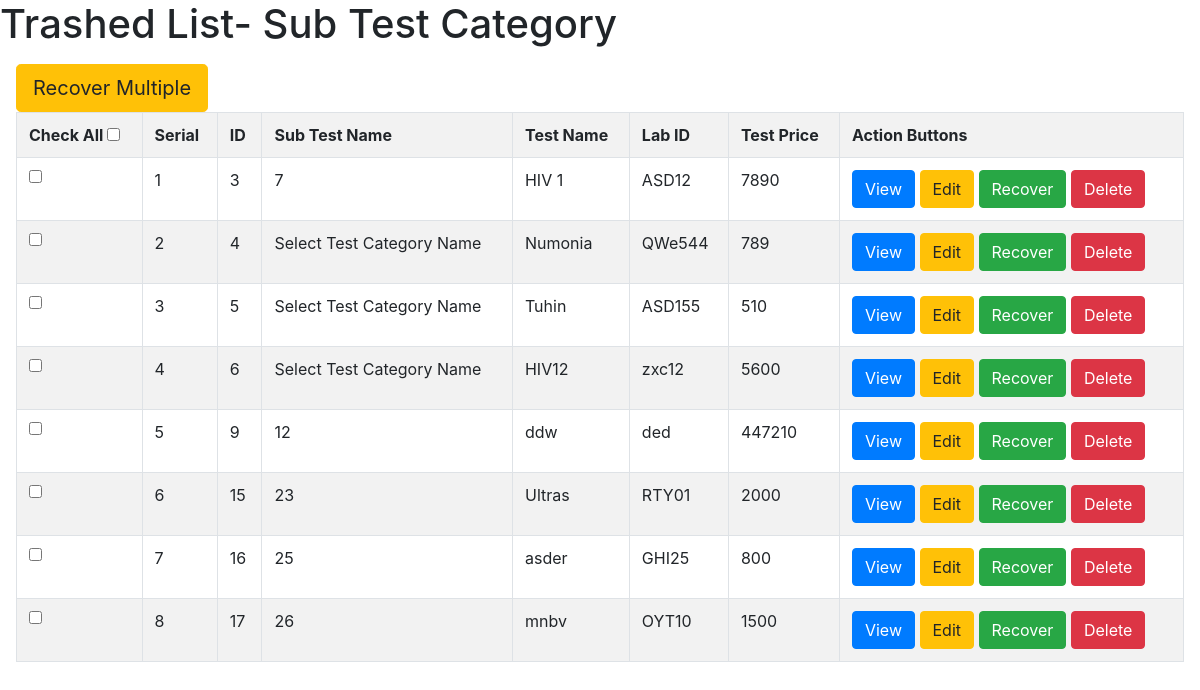
The app's page /views/SubTestCategory/trashed.php with its own data.
### tables this page shows
CREATE TABLE `sub_test_category` (
  `id` int(100) NOT NULL,
  `category_id` varchar(100) NOT NULL,
  `test_name` varchar(100) NOT NULL,
  `lab_id` varchar(100) NOT NULL,
  `test_price` float NOT NULL,
  `is_trashed` varchar(100) NOT NULL DEFAULT 'No'
);

### src/Model/Database.php (called while the page is built, shortened)
<?php
class Database
{
    public function __construct()
    {
        try {
            $this->DBH = $DBH = new  PDO("mysql:host=localhost;dbname=diagonstic", "root", "");
        }
        catch (PDOException $error){
            echo  $error->getMessage();
        }
    }
}

### src/SubTestCategory/SubTestCategory.php (called while the page is built, shortened)
<?php
class SubTestCategory extends Database
{
    public function trashed(){
        $sqlQuery= "Select * from sub_test_category where is_trashed<>'No'";
        $STH=$this->DBH->query($sqlQuery);
        $STH->setFetchMode(PDO::FETCH_OBJ);
        $allData= $STH->fetchAll();
        return $allData;
    }
}

### views/SubTestCategory/trashed.php (the view, shortened to what this page needs)
<?php
$obj = new \App\SubTestCategory\SubTestCategory();
$allData=$obj->trashed();
?>
<head>
    <link rel="stylesheet" href="../../resource/bootstrap/css/bootstrap.min.css">
    <link rel="stylesheet" href="../../resource/bootstrap/js/bootstrap.min.js">
</head>
<body>
<h1>Trashed List- Sub Test Category</h1>
<form id="selectionForm" action="recover_multiple.php" method="post">
    <div class="nav navbar">
        <input class="btn btn-warning btn-lg" type="button" id="recoverMultiple" value="Recover Multiple">
<table class="table table-bordered table-striped">
    <tr>
        <th>Check All <input type='checkbox' id='select_all' name='select_all'></th>
        <th>Serial</th>
        <th>ID</th>
        <th>Sub Test Name</th>
        <th>Test Name</th>
        <th>Lab ID</th>
        <th>Test Price</th>
        <th>Action Buttons</th>
    </tr>
    <?php
    $serial= 1;
    foreach ($allData as $record) {
        echo "
        <tr>
            <td><input type='checkbox' class='checkbox' name='multiple[]' value='$record->id'> </td>
            <td>$serial</td>
            <td>$record->id</td>
            <td>$record->category_id</td>
            <td>$record->test_name</td>
            <td>$record->lab_id</td>
            <td>$record->test_price</td>
            <td>
            <a href='view.php?id=$record->id'><button class='btn btn-primary'>View</button></a>
             <a href='edit.php?id=$record->id'><button class='btn btn-warning'>Edit</button></a>
             <a href='recover.php?id=$record->id'><button class='btn btn-success'>Recover</button></a>
              <a href='delete.php?id=$record->id'><button class='btn btn-danger' onclick='return confirm_delete()'>Delete</button></a>
            </td>
         </tr>
    ";
        $serial++;
    }
    ?>
</table>
</body>
</html>

### records on screen
sub_test_category: id "3", category "7", test_name "HIV 1", lab "ASD12", test_price "7890"
sub_test_category: id "4", category "Select Test Category Name", test_name "Numonia", lab "QWe544", test_price "789"
sub_test_category: id "5", category "Select Test Category Name", test_name "Tuhin", lab "ASD155", test_price "510"
sub_test_category: id "6", category "Select Test Category Name", test_name "HIV12", lab "zxc12", test_price "5600"
sub_test_category: id "9", category "12", test_name "ddw", lab "ded", test_price "447210"
sub_test_category: id "15", category "23", test_name "Ultras", lab "RTY01", test_price "2000"
sub_test_category: id "16", category "25", test_name "asder", lab "GHI25", test_price "800"
sub_test_category: id "17", category "26", test_name "mnbv", lab "OYT10", test_price "1500"
